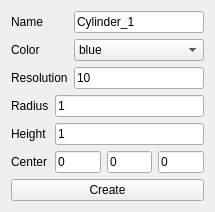
<?xml version="1.0" encoding="UTF-8"?>
<ui version="4.0">
 <class>createCylinder</class>
 <widget class="QWidget" name="createCylinder">
  <property name="geometry">
   <rect>
    <x>0</x>
    <y>0</y>
    <width>215</width>
    <height>210</height>
   </rect>
  </property>
  <property name="windowTitle">
   <string>Form</string>
  </property>
  <layout class="QVBoxLayout" name="verticalLayout_3">
   <item>
    <layout class="QGridLayout" name="gridLayout">
     <item row="0" column="0">
      <widget class="QLabel" name="label_3">
       <property name="text">
        <string>Name</string>
       </property>
      </widget>
     </item>
     <item row="1" column="0">
      <widget class="QLabel" name="label_5">
       <property name="text">
        <string>Color</string>
       </property>
      </widget>
     </item>
     <item row="0" column="1">
      <widget class="QLineEdit" name="cylinderNameInput">
       <property name="text">
        <string>Cylinder_1</string>
       </property>
      </widget>
     </item>
     <item row="1" column="1">
      <widget class="QComboBox" name="cylinderColorCombox">
       <item>
        <property name="text">
         <string>blue</string>
        </property>
       </item>
       <item>
        <property name="text">
         <string>darkBlue</string>
        </property>
       </item>
       <item>
        <property name="text">
         <string>gray</string>
        </property>
       </item>
       <item>
        <property name="text">
         <string>darkGray</string>
        </property>
       </item>
       <item>
        <property name="text">
         <string>lightGray</string>
        </property>
       </item>
       <item>
        <property name="text">
         <string>green</string>
        </property>
       </item>
       <item>
        <property name="text">
         <string>darkGreen</string>
        </property>
       </item>
       <item>
        <property name="text">
         <string>cyan</string>
        </property>
       </item>
       <item>
        <property name="text">
         <string>darkCyan</string>
        </property>
       </item>
       <item>
        <property name="text">
         <string>red</string>
        </property>
       </item>
       <item>
        <property name="text">
         <string>darkRed</string>
        </property>
       </item>
       <item>
        <property name="text">
         <string>magenta</string>
        </property>
       </item>
       <item>
        <property name="text">
         <string>darkMagenta</string>
        </property>
       </item>
       <item>
        <property name="text">
         <string>white</string>
        </property>
       </item>
       <item>
        <property name="text">
         <string>black</string>
        </property>
       </item>
       <item>
        <property name="text">
         <string>PICK</string>
        </property>
       </item>
      </widget>
     </item>
     <item row="2" column="0">
      <widget class="QLabel" name="label_6">
       <property name="text">
        <string>Resolution</string>
       </property>
      </widget>
     </item>
     <item row="2" column="1">
      <widget class="QLineEdit" name="cylinderResoluInput">
       <property name="text">
        <string>10</string>
       </property>
      </widget>
     </item>
    </layout>
   </item>
   <item>
    <layout class="QHBoxLayout" name="horizontalLayout_4">
     <item>
      <layout class="QVBoxLayout" name="verticalLayout">
       <item>
        <widget class="QLabel" name="label_2">
         <property name="text">
          <string>Radius</string>
         </property>
        </widget>
       </item>
       <item>
        <widget class="QLabel" name="label_4">
         <property name="text">
          <string>Height</string>
         </property>
        </widget>
       </item>
       <item>
        <widget class="QLabel" name="label">
         <property name="text">
          <string>Center</string>
         </property>
        </widget>
       </item>
      </layout>
     </item>
     <item>
      <layout class="QVBoxLayout" name="verticalLayout_2">
       <item>
        <layout class="QHBoxLayout" name="horizontalLayout_2">
         <item>
          <widget class="QLineEdit" name="cylinderRadiusInput">
           <property name="text">
            <string>1</string>
           </property>
          </widget>
         </item>
        </layout>
       </item>
       <item>
        <widget class="QLineEdit" name="cylinderHeightInput">
         <property name="text">
          <string>1</string>
         </property>
        </widget>
       </item>
       <item>
        <layout class="QHBoxLayout" name="horizontalLayout">
         <item>
          <widget class="QLineEdit" name="cylinderCenterXInput">
           <property name="text">
            <string>0</string>
           </property>
          </widget>
         </item>
         <item>
          <widget class="QLineEdit" name="cylinderCenterYInput">
           <property name="text">
            <string>0</string>
           </property>
          </widget>
         </item>
         <item>
          <widget class="QLineEdit" name="cylinderCenterZInpt">
           <property name="text">
            <string>0</string>
           </property>
          </widget>
         </item>
        </layout>
       </item>
      </layout>
     </item>
    </layout>
   </item>
   <item>
    <widget class="QPushButton" name="createCylinderBtn">
     <property name="text">
      <string>Create</string>
     </property>
    </widget>
   </item>
  </layout>
 </widget>
 <resources/>
 <connections/>
</ui>
